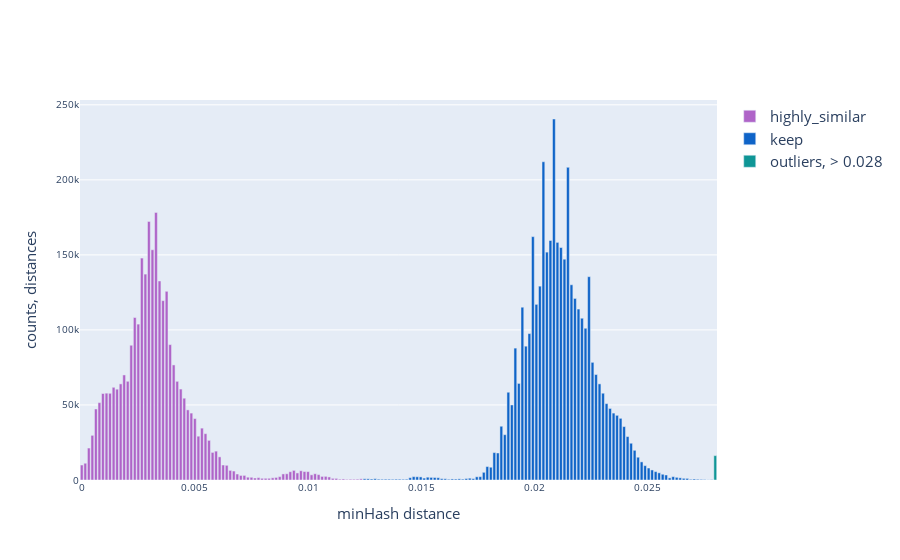

This figure's notebook cell:
### Markdown cell above
##### Make plotly histogram of distribution of genome pairwise distances

### Code cell
one_dim_list_all =  collapse_to_single_col(dist_matrix_df)
fig_all = make_histogram(one_dim_list_all, range2 = [0.0125,0.028], bins=100) 
fig_all
